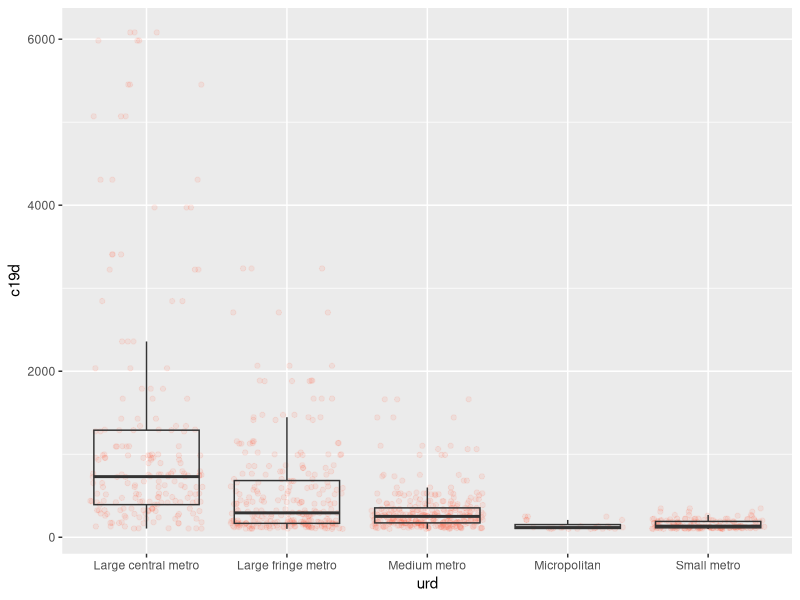
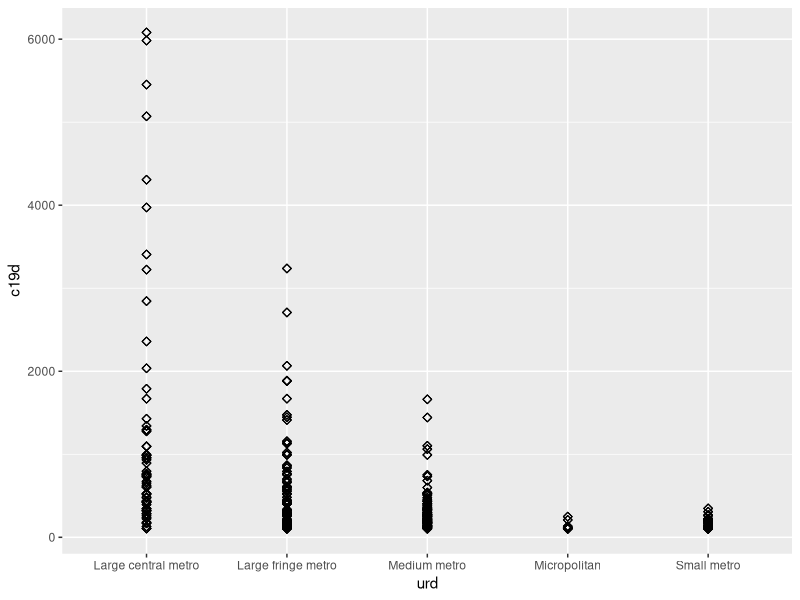
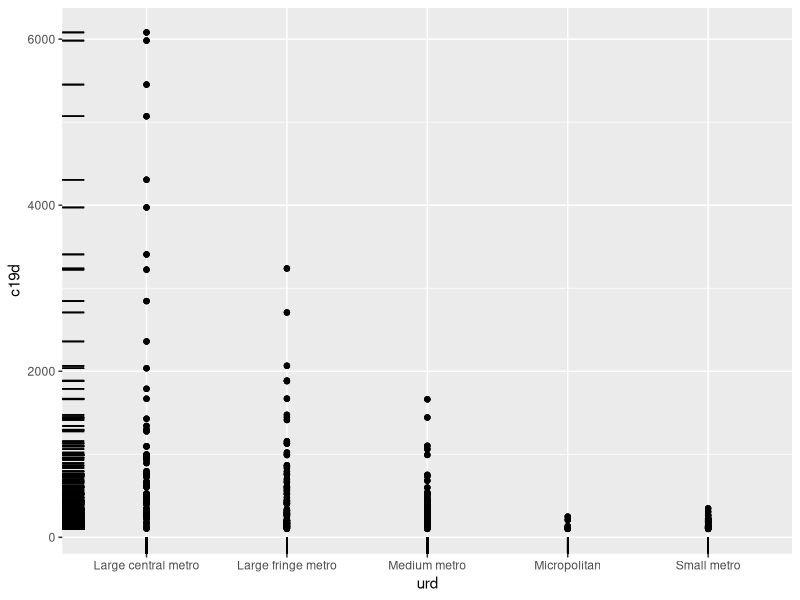

Write R code to recreate these figures, in order.
## ---- chunk 1
knitr::opts_chunk$set(echo = TRUE)
## ---- chunk 2
# Library Imports section

library(ggplot2)
## ---- chunk 3

#Read Csv file
hp <- read.csv("covid.csv")
head(hp)
## ---- chunk 4

urd <- hp$urd
c19d <- hp$c19d

df <- data.frame(urd,c19d)

head(df)

## ---- chunk 5

mean_deaths <- mean(df$c19d)
mean_deaths

## ---- chunk 6
standardDeviation <- sd(df$c19d)
standardDeviation
## ---- chunk 7
n <- 5
## ---- chunk 8
expected_deaths <- 700
## ---- chunk 9
se <- standardDeviation/sqrt(n)

zScore <- (mean_deaths - expected_deaths)/se
zScore

p1<-pnorm(zScore,0,1)
p1

# if p1 < 0.05 reject null hypothesis
## ---- chunk 10

# Box Plot for Urban Rural Description and COVID 19 Deaths

ggplot(data = df,aes(x = urd , y = c19d )) +
    geom_jitter(alpha = 0.1, color = "tomato") +
    geom_boxplot(alpha = 0)  

# Scatter plots

ggplot(df, aes(x=urd, y=c19d)) +
  geom_point(size=2, shape=23)

# Add marginal rugs
ggplot(df, aes(x=urd, y=c19d), color="cyl") +
  geom_point() + geom_rug()


